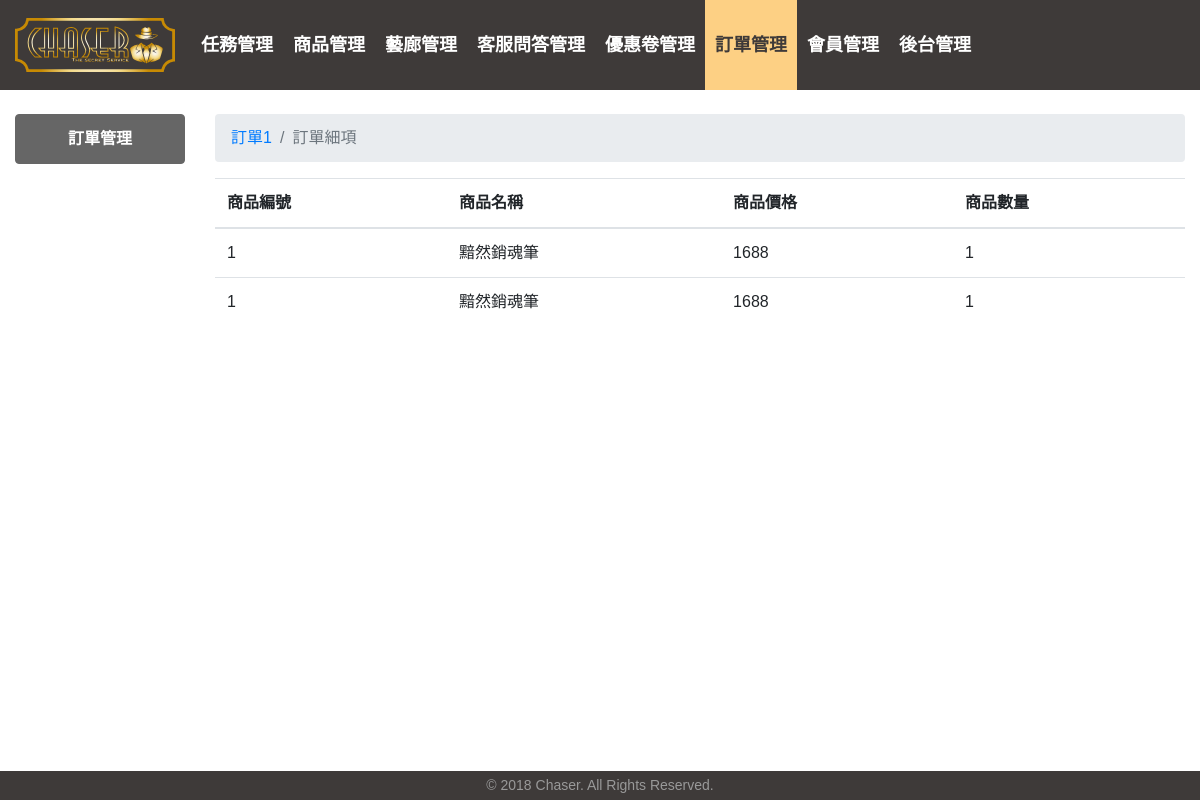
Page /cart_orderdetail.php?order_id=1 on the committed database.
### tables this page shows
CREATE TABLE `orderdetail` (
  `order_detail_id` int(11) NOT NULL,
  `order_id` int(11) NOT NULL,
  `product_id` int(11) UNSIGNED NOT NULL,
  `quantity` int(11) NOT NULL
);

CREATE TABLE `product` (
  `product_id` int(10) UNSIGNED NOT NULL,
  `product_name` varchar(100) NOT NULL,
  `product_price` int(11) NOT NULL,
  `product_image` varchar(100) NOT NULL,
  `description` text NOT NULL,
  `atk` tinyint(4) NOT NULL,
  `def` tinyint(4) NOT NULL,
  `dex` tinyint(4) NOT NULL,
  `dur` tinyint(4) NOT NULL,
  `hide` tinyint(4) NOT NULL,
  `control` int(1) NOT NULL
);

### cart_orderdetail.php (the view, shortened to what this page needs)
<?php
$order_id = $_GET['order_id'];
$errMsg = "";
try{
  require_once("connect.php");
  $sql = "select * from orderdetail NATURAL JOIN product where orderdetail.order_id = :order_id";
  $products = $pdo->prepare($sql);
  $products->bindValue(":order_id", $order_id);
  $products->execute();
}catch(PDOException $e){
  $errMsg .= "錯誤原因 : ".$e -> getMessage(). "<br>";
  $errMsg .= "錯誤行號 : ".$e -> getLine(). "<br>";
}
?>
<!doctype html>
<html lang="en">
  <head>
    <link rel="stylesheet" href="https://maxcdn.bootstrapcdn.com/bootstrap/4.0.0/css/bootstrap.min.css">
    <link rel="stylesheet" href="https://use.fontawesome.com/releases/v5.6.3/css/all.css">
    <link rel="stylesheet" href="css/backstage/backstage_common.css">
  </head>
  <body>
    <?php include_once 'backstage_navbar.php'; ?>
    <div class="container-fluid">
        <div class="row">
            <div class="col-2">
                <ul class="list-group text-center">
                    <a href="cart_orders.php"><li class="list-group-item active">訂單管理</li></a>
                </ul>
            </div>
            <div class="col-10">
                <nav aria-label="breadcrumb">
                    <ol class="breadcrumb">
                        <li class="breadcrumb-item">
                            <a href="cart_orders.php">訂單<?php echo $order_id; ?></a>
                        </li>
                        <li class="breadcrumb-item active" aria-current="page">訂單細項</li>
                    </ol>
                </nav>
                <table class="table table-hover">
                    <thead>
                        <tr>
                        <th scope="col">商品編號</th>
                        <th scope="col">商品名稱</th>
                        <th scope="col">商品價格</th>
                        <th scope="col">商品數量</th>
                        </tr>
                    </thead>
                    <tbody>
                <?php
                    if( $errMsg != ""){
                        echo $errMsg;
                    }else{
                        if( $products->rowCount() == 0){
                            echo "查無此訂單資料";
                        }else{
                            while($prodRow = $products->fetchObject()){
                ?>
                        <tr>
                            <td> <?php echo $prodRow->product_id;?> </td>
                            <td> <?php echo $prodRow->product_name;?> </td>
                            <td> <?php echo $prodRow->product_price;?> </td>
                            <td> <?php echo $prodRow->quantity;?> </td>
                        </tr>
                <?php
                            }
                        }
                    }
                ?>
                    </tbody>
                </table>
            </div>
        </div>
    </div>
    <footer class="footer">© 2018 Chaser. All Rights Reserved.</footer>
  </body>
</html>

### css/backstage/backstage_common.css (style rules this page uses)
html { height: 100%; }
body { font-family: Arial, 'LiHei Pro', 微軟正黑體, "Microsoft JhengHei", sans-serif; position: relative; min-height: 100%; }
.list-group-item { border: 1px solid #3E3A39; color: #3E3A39; font-weight: 700; }
.list-group-item.active { background-color: #666; border-color: #666; color: #fff; }
footer { position: absolute; bottom: 0; left: 0; right: 0; text-align: center; padding: 4px 0; background-color: #3E3A39; color: #999; font-size: 14px; }

### cart_orderdetail.php (style rules this page uses)
.table { counter-reset: num; }

### rows in the picture
orderdetail: product "1", product.product_name "黯然銷魂筆", product.product_price "1688", quantity "1"
orderdetail: product "1", product.product_name "黯然銷魂筆", product.product_price "1688", quantity "1"

### other values in the picture
$order_id "1"
